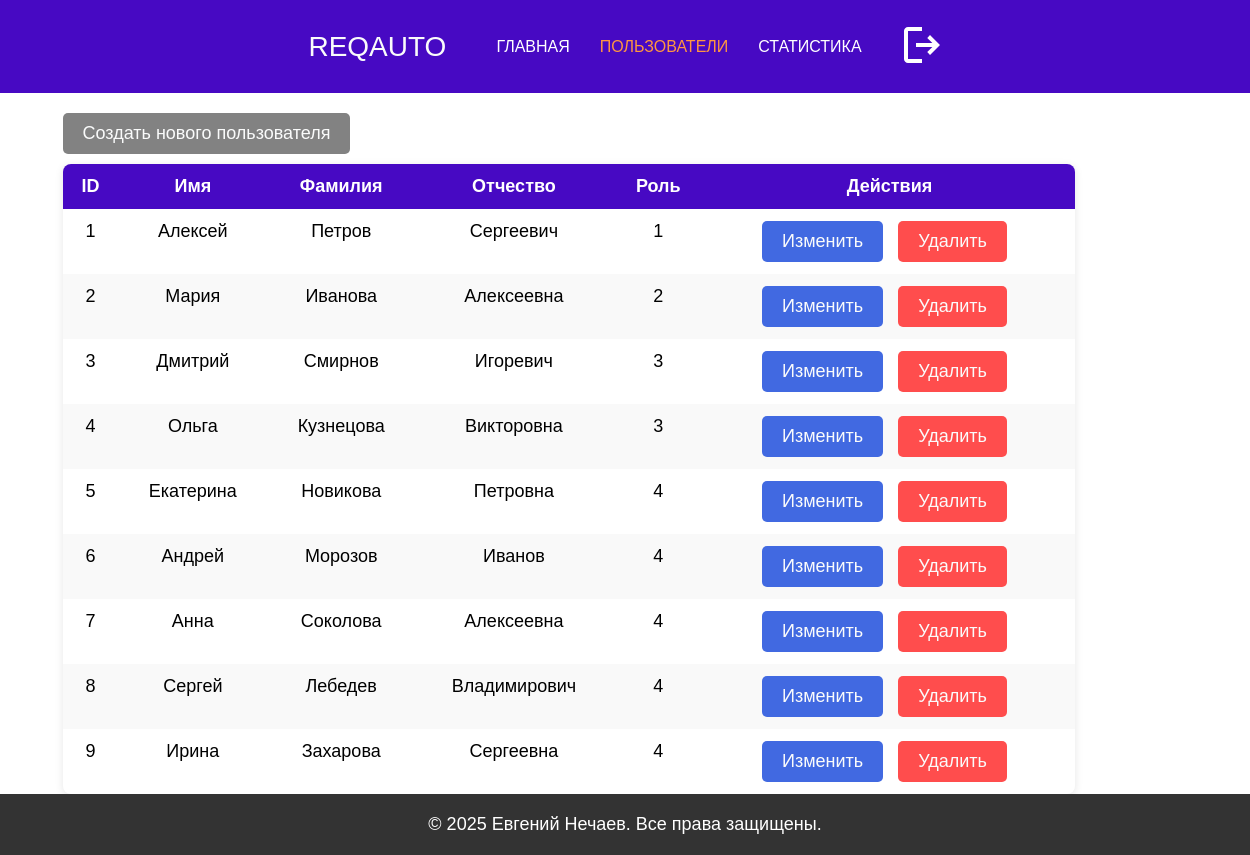
/admin_dashboard (signed in), run on the app's committed database.
### models.py (models this page shows)
class User(db.Model):
    __tablename__ = 'User'
    ID = db.Column(db.Integer, primary_key=True)
    username = db.Column(db.String(50), unique=True)
    password = db.Column(db.String(128))
    firstName = db.Column(db.String(50))
    lastName = db.Column(db.String(50))
    patronymic = db.Column(db.String(50))
    phone = db.Column(db.String(15))
    dateBirth = db.Column(db.Date, nullable=True)
    roleID = db.Column(db.Integer, db.ForeignKey('Role.ID'))
    photo = db.Column(db.String(256), nullable=True)

### app.py (the view)
@app.route('/admin_dashboard')
def admin_dashboard():
    if 'user_id' not in session:
        return redirect(url_for('auth'))
    user_id = session['user_id']
    user = User.query.get(user_id)
    if user.roleID != 1:
        return redirect(url_for('auth'))
    users = User.query.all()
    repair_requests = RepairRequest.query.all()
    return render_template('admin_dashboard.html', users=users)

### templates/admin_dashboard.html (shortened to what this page needs)
<!DOCTYPE html>
<html lang="en">
  <head>
    <link rel="stylesheet" href="/static/styles.css" />
    <link rel="stylesheet" href="/static/admin.css" />
  </head>
  <body>
    <header>
      <div class="logo">ReqAuto</div>
      <nav>
        <ul>
          <li><a href="{{ url_for('index') }}">Главная</a></li>
          <li><a href="#" class="active">Пользователи</a></li>
          <li><a href="{{ url_for('admin_statistics') }}">Статистика</a></li>
          <li>
            <form
              action="{{ url_for('logout') }}"
              method="post"
              class="logout-form"
            >
              <button type="submit" class="logout-button">
                <svg
                  xmlns="http://www.w3.org/2000/svg"
                  width="24"
                  height="24"
                  viewBox="0 0 24 24"
                >
                  <path
                    fill="#ffffff"
                    d="M5 21q-.825 0-1.412-.587T3 19V5q0-.825.588-1.412T5 3h7v2H5v14h7v2zm11-4l-1.375-1.45l2.55-2.55H9v-2h8.175l-2.55-2.55L16 7l5 5z"
                  />
                </svg>
              </button>
            </form>
          </li>
        </ul>
      </nav>
    </header>
    <main>
      <section class="users-section">
        <div class="admin-controls-container">
          <button
            class="button h3 button-create"
            onclick="window.location.href='{{ url_for('create_user') }}'"
          >
            Создать нового пользователя
          </button>
          <div class="admin-table-container">
            <table class="admin-table">
              <thead>
                <tr class="h3">
                  <th>ID</th>
                  <th>Имя</th>
                  <th>Фамилия</th>
                  <th>Отчество</th>
                  <th>Роль</th>
                  <th>Действия</th>
                </tr>
              </thead>
              <tbody>
                {% for user in users %}
                <tr class="h3">
                  <td>{{ user.ID }}</td>
                  <td>{{ user.firstName }}</td>
                  <td>{{ user.lastName }}</td>
                  <td>{{ user.patronymic }}</td>
                  <td>{{ user.roleID }}</td>
                  <td>
                    <button
                      class="button h3 button-edit"
                      onclick="window.location.href='{{ url_for('edit_user', user_id=user.ID) }}'"
                    >
                      Изменить
                    </button>
                    <button
                      class="button h3 button-delete"
                      onclick="deleteUser({{ user.ID }})"
                    >
                      Удалить
                    </button>
                  </td>
                </tr>
                {% endfor %}
              </tbody>
            </table>
          </div>
        </div>
      </section>
    </main>
    <footer class="site-footer">
      <p class="h3">&copy; 2025 Евгений Нечаев. Все права защищены.</p>
    </footer>
  </body>
</html>

### static/styles.css (style rules this page uses)
html { scroll-behavior: smooth; overflow-x: hidden; }
html, body { display: flex; flex-direction: column; }
html, body, p { margin: 0; padding: 0; }
body { min-height: 100vh; }
main { flex: 1; }
.h3 { text-transform: initial; font-family: "Rubik", sans-serif; font-weight: 100; font-size: 18px; }
header { margin: 0; padding: 20px; background-color: #4709c3; width: 100%; position: sticky; display: flex; justify-content: center; top: 0; z-index: 100; }
.logo { display: flex; font-family: "Montserrat", sans-serif; font-weight: 100; text-transform: uppercase; margin-right: 50px; font-size: 28px; color: #fafbfb; align-items: center; }
nav ul { list-style: none; padding-left: 0; display: flex; justify-content: center; }
nav a { text-decoration: none; color: #fff; display: flex; justify-content: center; }
nav li { display: inline; font-family: "Montserrat", sans-serif; font-weight: 100; text-transform: uppercase; margin: 0 30px 0 0; font-size: 16px; display: flex; justify-content: center; align-items: center; }
.active { color: #ff9640; }
.button { background-color: #f9fafa; width: fit-content; height: fit-content; padding: 10px 20px; max-width: 100%; border-radius: 5px; border-style: none; color: #000; }
.logout-button { background: none; border: none; cursor: pointer; }
.logout-button svg { width: 48px; height: 48px; }
.site-footer { background-color: #333; color: #fff; text-align: center; padding: 20px 0; width: 100%; }

### static/admin.css (style rules this page uses)
nav ul { list-style: none; padding-left: 0; display: flex; justify-content: center; margin: 0; }
.admin-controls-container { display: flex; flex-direction: column; align-items: flex-start; width: 90%; margin: 0 auto; }
.admin-table-container { width: 100%; }
.admin-table { width: 90%; border-collapse: collapse; box-shadow: 0 2px 8px rgba(0, 0, 0, 0.1); border-radius: 8px; overflow: hidden; }
.admin-table th { background-color: #4709c3; color: white; font-weight: bold; padding: 12px; text-align: center; border: none; }
.admin-table td { padding: 12px; text-align: center; border: none; vertical-align: top; }
.admin-table tr:nth-child(even) { background-color: #f9f9f9; }
.button-delete { background-color: #ff4d4d; color: #fafbfb; }
.button-edit { background-color: #4169e1; color: #fafbfb; }
.button-create { align-self: flex-start; margin-top: 20px; margin-bottom: 10px; background-color: #828282; color: #fafbfb; }
.button-edit, .button-delete, .button-create { margin-right: 10px; }

### data on the page
User: ID "1", firstName "Алексей", lastName "Петров", patronymic "Сергеевич", roleID "1"
User: ID "2", firstName "Мария", lastName "Иванова", patronymic "Алексеевна", roleID "2"
User: ID "3", firstName "Дмитрий", lastName "Смирнов", patronymic "Игоревич", roleID "3"
User: ID "4", firstName "Ольга", lastName "Кузнецова", patronymic "Викторовна", roleID "3"
User: ID "5", firstName "Екатерина", lastName "Новикова", patronymic "Петровна", roleID "4"
User: ID "6", firstName "Андрей", lastName "Морозов", patronymic "Иванов", roleID "4"
User: ID "7", firstName "Анна", lastName "Соколова", patronymic "Алексеевна", roleID "4"
User: ID "8", firstName "Сергей", lastName "Лебедев", patronymic "Владимирович", roleID "4"
User: ID "9", firstName "Ирина", lastName "Захарова", patronymic "Сергеевна", roleID "4"
